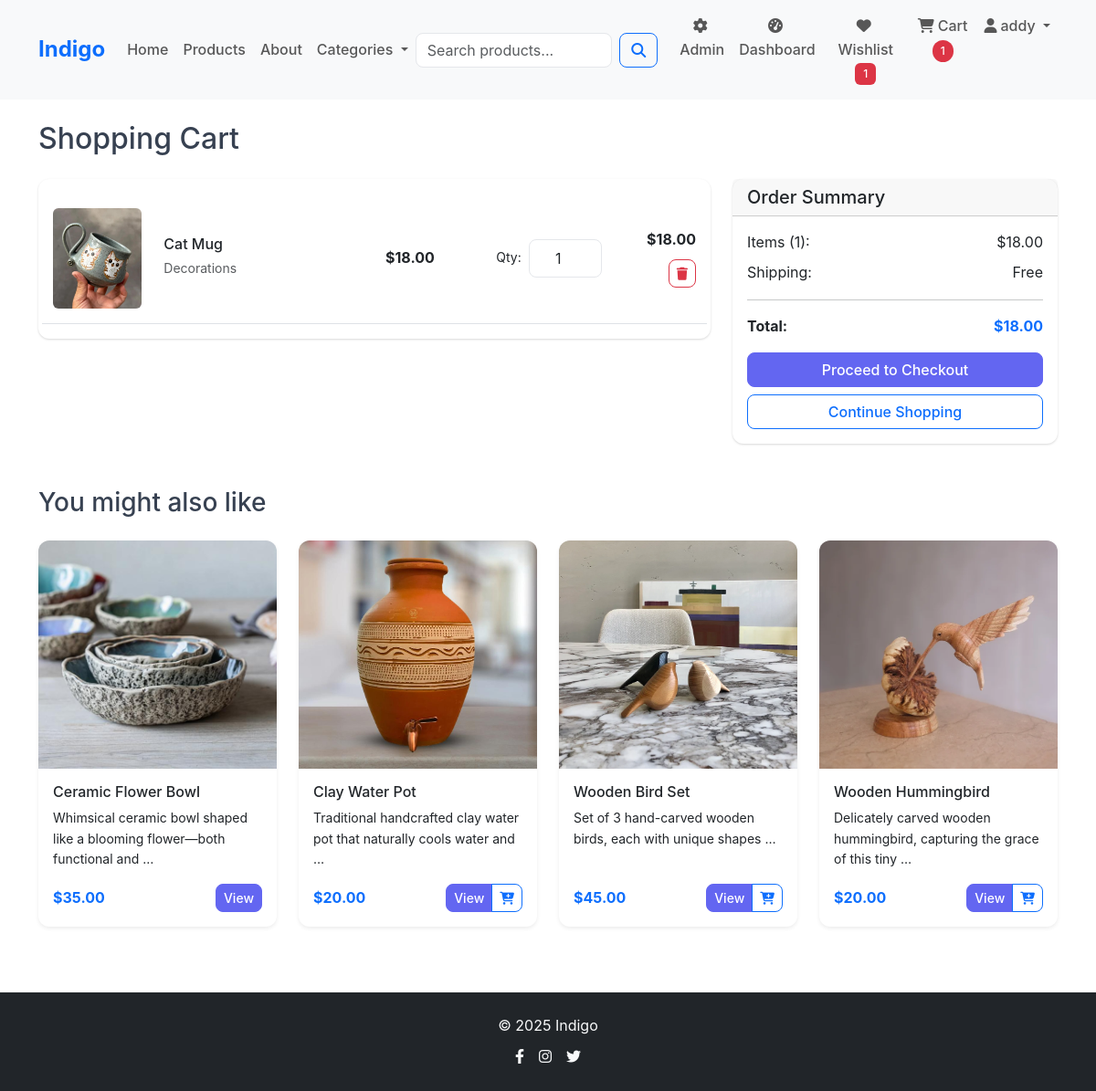
Page /cart/ (signed in) on the earlier database version.
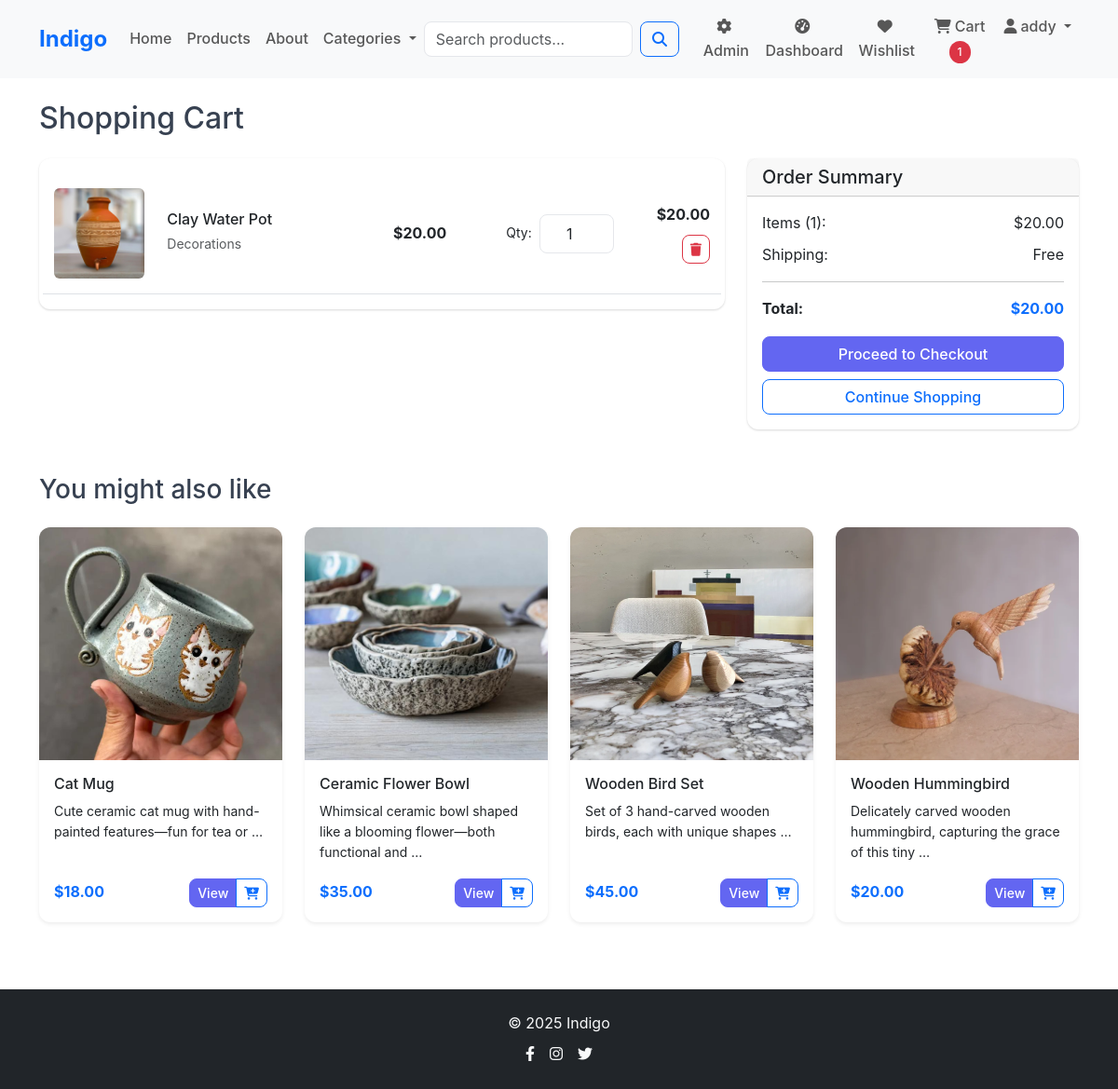
Same page on the later database version.
### cart/models.py (models this page shows, shortened)
class CartItem(models.Model):
    cart = models.ForeignKey(Cart, on_delete=models.CASCADE, related_name='items')
    product = models.ForeignKey(Product, on_delete=models.CASCADE)
    quantity = models.PositiveIntegerField(
        default=1,
        validators=[MinValueValidator(1)]
    )
    added_at = models.DateTimeField(auto_now_add=True)
    class Meta:
        unique_together = ('cart', 'product')
        indexes = [
            models.Index(fields=['cart', 'product']),
        ]
    @property
    def total_price(self):
        return self.quantity * self.product.price

class Cart(models.Model):
    user = models.OneToOneField(User, on_delete=models.CASCADE)
    created_at = models.DateTimeField(auto_now_add=True)
    updated_at = models.DateTimeField(auto_now=True)
    @property
    def total_price(self):
        return sum(item.total_price for item in self.items.all())
    @property
    def total_items(self):
        return sum(item.quantity for item in self.items.all())

### store/models.py (models this page shows, shortened)
class Product(models.Model):
    name = models.CharField(max_length=200)
    description = models.TextField()
    price = models.DecimalField(
        max_digits=10,
        decimal_places=2,
        validators=[MinValueValidator(0.01)]
    )
    category = models.ForeignKey(Category, on_delete=models.CASCADE, related_name='products')
    subcategory = models.ForeignKey(Subcategory, on_delete=models.CASCADE, related_name='products', null=True, blank=True)
    image = models.ImageField(upload_to='products/', default='static/default.jpg') #upload to media directory
    stock_quantity = models.PositiveIntegerField(
        default=0,
        validators=[MaxValueValidator(9999)]
    )
    is_active = models.BooleanField(default=True) #is active on website
    featured = models.BooleanField(default=False) #is featured on home page
    created_by = models.ForeignKey(User, on_delete=models.SET_NULL, null=True, blank=True, related_name='created_products')
    created_at = models.DateTimeField(auto_now_add=True)
    updated_at = models.DateTimeField(auto_now=True)
    class Meta:
        ordering = ['-created_at']
        indexes = [
            models.Index(fields=['category', 'is_active']),
            models.Index(fields=['subcategory', 'is_active']),
            models.Index(fields=['featured', 'is_active']),
            models.Index(fields=['price']),
            models.Index(fields=['created_at']),
            models.Index(fields=['created_by']),
        ]

class Category(models.Model):
    CATEGORY_CHOICES = [
        ('decorations', 'Decorations'),
        ('jewelry', 'Jewelry'),
    ]
    name = models.CharField(max_length=50, choices=CATEGORY_CHOICES, unique=True)
    description = models.TextField(blank=True)
    created_at = models.DateTimeField(auto_now_add=True)
    class Meta:
        verbose_name_plural = "Categories"

### cart/views.py (the view)
# urls.py: path('cart/', views.cart_view, name='view'),
@login_required
def cart_view(request):
    try:
        cart, created = Cart.objects.get_or_create(user=request.user)
        recommendations = get_cart_recommendations(request.user, limit=4)
        return render(request, 'cart/cart.html', {
            'cart': cart,
            'recommendations': recommendations
        })
    except Exception:
        return render(request, 'cart/cart.html', {
            'cart': None,
            'recommendations': []
        })

### Indigo/context_processors.py (called while the page is built)
def cart_count(request):
    if request.user.is_authenticated:
        try:
            cart = Cart.objects.get(user=request.user)
            return {'cart_count': cart.total_items}
        except Cart.DoesNotExist:
            return {'cart_count': 0}
    return {'cart_count': 0}

def wishlist_count(request):
    if request.user.is_authenticated:
        try:
            wishlist = Wishlist.objects.get(user=request.user)
            return {'wishlist_count': wishlist.total_items}
        except Wishlist.DoesNotExist:
            return {'wishlist_count': 0}
    return {'wishlist_count': 0}

### wishlist/models.py (called while the page is built)
    @property
    def total_items(self):
        return self.products.count()

### cart/templates/cart/cart.html (shortened to what this page needs)
{% extends 'base.html' %}
{% load static %}
{% block content %}
<div class="container py-4">
    <h2 class="mb-4">Shopping Cart</h2>
    {% if cart and cart.items.all %}
    <div class="row">
        <div class="col-lg-8">
            <div class="card">
                <div class="card-body">
                    {% for item in cart.items.all %}
                    <div class="row align-items-center border-bottom py-3">
                        <div class="col-md-2">
                            <img src="{{ item.product.image.url }}" alt="{{ item.product.name }}" class="img-fluid rounded">
                        </div>
                        <div class="col-md-4">
                            <h6 class="mb-1">{{ item.product.name }}</h6>
                            <small class="text-muted">{{ item.product.category.get_name_display }}</small>
                        </div>
                        <div class="col-md-2">
                            <span class="fw-bold">${{ item.product.price }}</span>
                        </div>
                        <div class="col-md-2">
                            <form method="post" action="{% url 'cart:update' item.id %}" class="quantity-form">
                                <div class="d-flex align-items-center">
                                    <label class="form-label me-2 mb-0 small">Qty:</label>
                                    <input type="number" name="quantity" value="{{ item.quantity }}" min="1" max="{{ item.product.stock_quantity }}" class="form-control text-center quantity-input" style="width: 80px; font-size: 16px; padding: 8px;" onchange="this.form.submit()">
                                </div>
                            </form>
                        </div>
                        <div class="col-md-2 text-end">
                            <div class="fw-bold mb-2">${{ item.total_price }}</div>
                            <a href="{% url 'cart:remove' item.id %}" class="btn btn-sm btn-outline-danger">
                                <i class="fas fa-trash"></i>
                            </a>
                        </div>
                    </div>
                    {% endfor %}
                </div>
            </div>
        </div>
        <div class="col-lg-4">
            <div class="card">
                <div class="card-header">
                    <h5 class="mb-0">Order Summary</h5>
                </div>
                <div class="card-body">
                    <div class="d-flex justify-content-between mb-2">
                        <span>Items ({{ cart.total_items }}):</span>
                        <span>${{ cart.total_price }}</span>
                    </div>
                    <div class="d-flex justify-content-between mb-2">
                        <span>Shipping:</span>
                        <span>Free</span>
                    </div>
                    <hr>
                    <div class="d-flex justify-content-between mb-3">
                        <strong>Total:</strong>
                        <strong class="text-primary">${{ cart.total_price }}</strong>
                    </div>
                    <a href="{% url 'cart:checkout' %}" class="btn btn-primary w-100 mb-2">Proceed to Checkout</a>
                    <a href="{% url 'store:product_list' %}" class="btn btn-outline-primary w-100">Continue Shopping</a>
                </div>
            </div>
        </div>
    </div>
    {% if recommendations %}
    <section class="mt-5">
        <h3 class="mb-4">You might also like</h3>
        <div class="row g-4">
            {% for product in recommendations %}
            <div class="col-lg-3 col-md-6">
                <div class="card product-card h-100 border-0 shadow-sm">
                    <img src="{{ product.image.url }}" class="card-img-top" alt="{{ product.name }}">
                    <div class="card-body d-flex flex-column">
                        <h6 class="card-title">{{ product.name }}</h6>
                        <p class="card-text flex-grow-1 small">{{ product.description|truncatewords:10 }}</p>
                        <div class="d-flex justify-content-between align-items-center">
                            <span class="text-primary fw-bold">${{ product.price }}</span>
                            <div class="btn-group">
                                <a href="{% url 'store:product_detail' product.pk %}" class="btn btn-primary btn-sm">View</a>
                                {% if product.stock_quantity > 0 %}
                                <a href="{% url 'cart:add' product.id %}" class="btn btn-outline-primary btn-sm">
                                    <i class="fas fa-cart-plus"></i>
                                </a>
                                {% endif %}
                            </div>
                        </div>
                    </div>
                </div>
            </div>
            {% endfor %}
        </div>
    </section>
    {% endif %}
    {% endif %}
</div>
{% endblock %}

### templates/base.html (shortened to what this page needs)
{% load static %}
<!DOCTYPE html>
<html lang="en">
<head>
    <link href="https://cdn.jsdelivr.net/npm/bootstrap@5.3.0/dist/css/bootstrap.min.css" rel="stylesheet">
    <link rel="stylesheet" href="https://cdnjs.cloudflare.com/ajax/libs/font-awesome/6.4.0/css/all.min.css">
    <link rel="stylesheet" href="{% static 'css/style.css' %}">
    <link rel="stylesheet" href="{% static 'css/store.css' %}">
    <link rel="stylesheet" href="{% static 'css/cart.css' %}">
    <link rel="stylesheet" href="{% static 'css/wishlist.css' %}">
</head>
<body class="d-flex flex-column min-vh-100">
    {% include 'components/navbar.html' %}
    <main class="flex-grow-1">
        {% block content %}{% endblock %}
    </main>
    {% include 'components/footer.html' %}
</body>
</html>

### templates/components/navbar.html (shortened to what this page needs)
{% load static %}
<nav class="navbar navbar-expand-lg navbar-light bg-light sticky-top">
    <div class="container">
        <a class="navbar-brand fw-bold text-primary" href="{% url 'store:home' %}">
            Indigo
        </a>
        <div class="collapse navbar-collapse" id="navbarNav">
            <ul class="navbar-nav me-auto">
                <li class="nav-item">
                    <a class="nav-link" href="{% url 'store:home' %}">Home</a>
                </li>
                <li class="nav-item">
                    <a class="nav-link" href="{% url 'store:product_list' %}">Products</a>
                </li>
                <li class="nav-item">
                    <a class="nav-link" href="{% url 'store:about' %}">About</a>
                </li>
                <li class="nav-item dropdown">
                    <a class="nav-link dropdown-toggle" href="#" role="button" data-bs-toggle="dropdown">
                        Categories
                    </a>
                </li>
            </ul>
            <form class="d-flex me-3 d-none d-lg-flex" method="GET" action="{% url 'store:product_list' %}" id="searchForm">
                <input class="form-control me-2" type="search" name="search" placeholder="Search products..." value="{{ search_query }}" maxlength="100">
                <button class="btn btn-outline-primary" type="submit">
                    <i class="fas fa-search"></i>
                </button>
            </form>
            <ul class="navbar-nav">
                {% if user.is_authenticated %}
                    {% if user.is_staff %}
                        <li class="nav-item">
                            <a class="nav-link" href="{% url 'employee_admin:dashboard' %}">
                                <i class="fas fa-cog me-1"></i>Admin
                            </a>
                        </li>
                    {% endif %}
                    <li class="nav-item">
                        <a class="nav-link" href="{% url 'dashboard:user' %}">
                            <i class="fas fa-tachometer-alt me-1"></i>Dashboard
                        </a>
                    </li>
                    <li class="nav-item">
                        <a class="nav-link" href="{% url 'wishlist:view' %}">
                            <i class="fas fa-heart me-1"></i>Wishlist
                            {% if wishlist_count > 0 %}
                                <span class="badge bg-danger">{{ wishlist_count }}</span>
                            {% endif %}
                        </a>
                    </li>
                    <li class="nav-item">
                        <a class="nav-link" href="{% url 'cart:view' %}">
                            <i class="fas fa-shopping-cart me-1"></i>Cart
                            {% if cart_count > 0 %}
                                <span class="badge bg-danger rounded-pill">{{ cart_count }}</span>
                            {% endif %}
                        </a>
                    </li>
                    <li class="nav-item dropdown">
                        <a class="nav-link dropdown-toggle" href="#" role="button" data-bs-toggle="dropdown">
                            <i class="fas fa-user me-1"></i>{{ user.username|truncatechars:15 }}
                        </a>
                    </li>
                {% endif %}
            </ul>
        </div>
    </div>
</nav>

### templates/components/footer.html
{% load static %}
<footer class="bg-dark text-light py-4 mt-5">
  <div class="container">
    <div class="d-flex flex-column align-items-center text-center">
      <p class="mb-2">&copy; 2025 Indigo</p>
      <div class="d-flex justify-content-center gap-3">
        <a href="#" class="text-light" aria-label="Facebook"><i class="fab fa-facebook-f"></i></a>
        <a href="#" class="text-light" aria-label="Instagram"><i class="fab fa-instagram"></i></a>
        <a href="#" class="text-light" aria-label="Twitter"><i class="fab fa-twitter"></i></a>
      </div>
    </div>
  </div>
</footer>

### static/css/style.css (style rules this page uses)
:root { --primary-color: #6366f1; --secondary-color: #8b5cf6; --accent-color: #d97706; --success-color: #10b981; --warning-color: #f59e0b; --danger-color: #ef4444; --dark-color: #1f2937; --light-color: #f9fafb; --border-color: #e5e7eb; }
body { font-family: 'Inter', -apple-system, BlinkMacSystemFont, 'Segoe UI', Roboto, sans-serif; line-height: 1.6; color: #374151; }
.navbar-brand { font-size: 1.5rem; font-weight: 700; }
.navbar-nav .nav-link { font-weight: 500; transition: color 0.3s ease; }
.navbar-collapse { text-align: center; }
.card { border: none; border-radius: 12px; box-shadow: 0 1px 3px 0 rgba(0, 0, 0, 0.1), 0 1px 2px 0 rgba(0, 0, 0, 0.06); transition: all 0.3s ease; }
.btn { border-radius: 8px; font-weight: 500; transition: all 0.3s ease; }
.btn-primary { background-color: var(--primary-color); border-color: var(--primary-color); }
.form-control { border-radius: 8px; border: 1px solid var(--border-color); transition: all 0.3s ease; }
.badge { font-weight: 500; padding: 0.5em 0.75em; }
footer { background-color: var(--dark-color) !important; }

### static/css/store.css (style rules this page uses)
.product-card { overflow: hidden; cursor: pointer; transition: all 0.3s ease; }
.product-card .card-img-top { height: 250px; object-fit: cover; transition: transform 0.3s ease; }

### static/css/cart.css (style rules this page uses)
.quantity-input { width: 80px !important; min-width: 80px !important; font-size: 16px !important; padding: 8px !important; }

Differences in the rows shown:
removed CartItem: product.image (picture), product.name "Cat Mug", product.category.name "Decorations", product.price "18.00", quantity "1", total_price "18.00"
no longer on this page (row edited): Product: image (picture), name "Clay Water Pot", description "Traditional handcrafted clay water pot that naturally cools water and …", price "20.00", stock_quantity 4 (drawn)
added CartItem: product.image (picture), product.name "Clay Water Pot", product.category.name "Decorations", product.price "20.00", quantity "1", total_price "20.00"
computed for Cart: total_price "18.00" → "20.00"
now on this page (row unchanged): Product: image (picture), name "Cat Mug", description "Cute ceramic cat mug with hand-painted features—fun for tea or …", price "18.00", stock_quantity 19 (drawn)
changed Product "Ceramic Flower Bowl": stock_quantity 0 → 2 (drawn)
Other differences:
{{ wishlist_count }}: "1" → (not shown)
